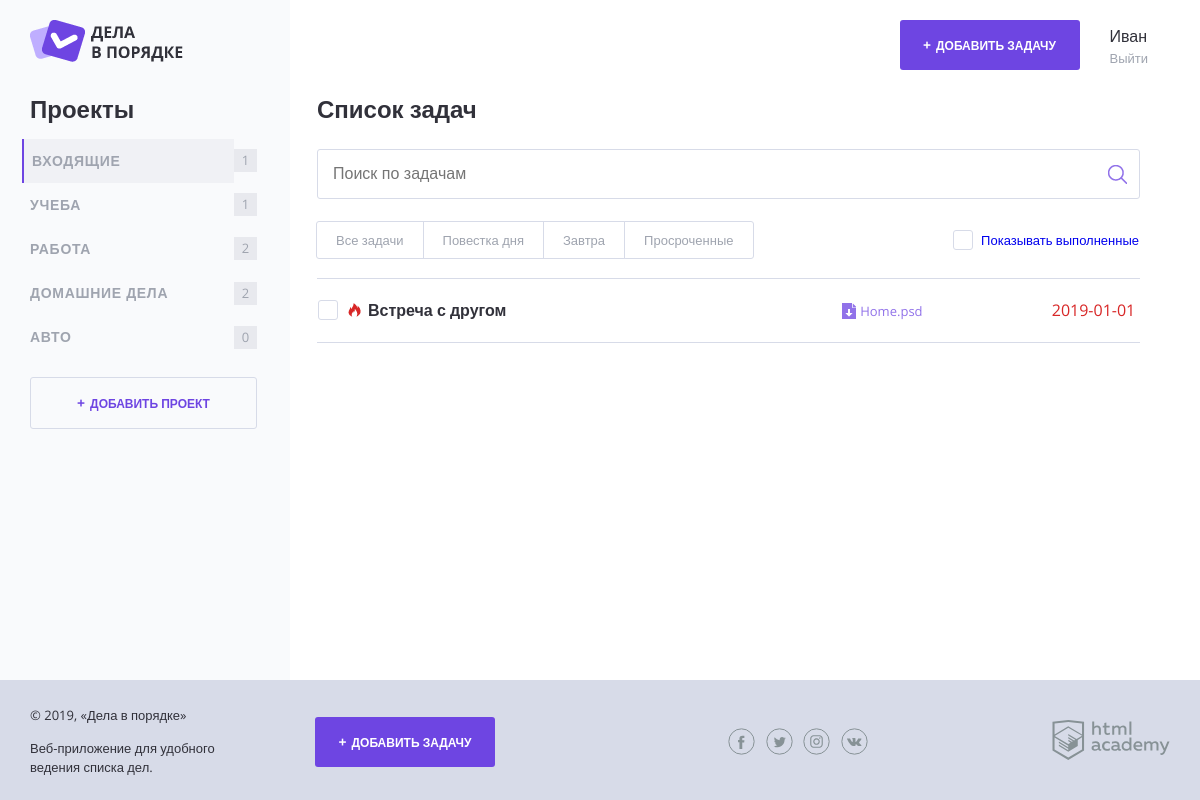
/index.php?project_id=1 (signed in), run on the app's committed database.
### tables this page shows
CREATE TABLE projects (
	id INT AUTO_INCREMENT PRIMARY KEY,
	name VARCHAR (200)
);

CREATE TABLE tasks (
	id INT AUTO_INCREMENT PRIMARY KEY,
	project_id INT(10),
	user_id INT(100),
	name VARCHAR (200),
	dowloads VARCHAR(100),
	date_start DATE,
	completed BOOL,
	date_term DATE
);

### helpers.php (called while the page is built, shortened)
<?php
function include_template($name, array $data = [])
{
    $name = 'templates/' . $name;
    extract($data);
    require $name;
    $result = ob_get_clean();
    return $result;
}

### db.php (called while the page is built, shortened)
<?php
function getProjects($con)
{
    $sql = "SELECT * FROM projects ";
    $result = mysqli_query($con, $sql);
    if (!$result) {
        $error = mysqli_error($con);
        echo "Ошибка MySQL:" . $error;
        die;
    } else {
        $results = mysqli_fetch_all($result, MYSQLI_ASSOC);
        $categories = [];
    }
    foreach ($results as $result) {
        $categories[] = $result;
    }
    return $categories;
}
function getTasks($con, array $criteria = [])
{
    $sql = "SELECT * FROM tasks WHERE 1=1";
    if (!empty($criteria['project_id'])) {
        $sql .= sprintf(' AND project_id = %d', $criteria['project_id']);
    }
    if (isset($criteria['showComplete']) && $criteria['showComplete'] !== null) {
        if ($criteria['showComplete'] === false) {
            $sql .= ' AND completed = 0';
        } else {
        }
    } else {
        $sql .= ' AND completed = 0';
    }
    $result = mysqli_query($con, $sql);
    $tasks = mysqli_fetch_all($result, MYSQLI_ASSOC);
    return $tasks;
}
function projectTaskCount($con)
{
    $sql = "select project_id, COUNT(*) as tasksCount from tasks GROUP BY project_id;";
    $result = mysqli_query($con, $sql);
    $rows = mysqli_fetch_all($result, MYSQLI_ASSOC);
    $result = [];
    foreach ($rows as $row) {
        $result[$row['project_id']] = $row['tasksCount'];
    }
    return $result;
}
function layoutVars($con)
{
    $projectTaskCount = projectTaskCount($con);
    $projects = getProjects($con);
    return [
        'logged' => array_key_exists('user', $_SESSION),
        'user' => $_SESSION['user'] ?? null,
        'projects' => $projects,
        'projectTaskCount' => $projectTaskCount,
    ];
}

### functions.php (called while the page is built, shortened)
<?php
function check_date(string $date): bool
{
    $moment = strtotime($date);
    $now = time();
    $seconds = $now - $moment;
    $hours = floor($seconds / 3600);
    return $hours <= 24;
}
function esc(string $str)
{
    $text = htmlspecialchars($str);
    return $text;
}

### templates/layout.php (the view, shortened to what this page needs)
<!DOCTYPE html>
<html lang="ru">
<head>
    <link rel="stylesheet" href="css/normalize.css">
    <link rel="stylesheet" href="css/style.css">
    <link rel="stylesheet" href="css/flatpickr.min.css">
</head>
<body>
<div class="page-wrapper">
    <div class="container container--with-sidebar">
        <header class="main-header">
            <a href="/">
                <img src="img/logo.png" width="153" height="42" alt="Логотип Дела в порядке">
            </a>
            <div class="main-header__side">
                <?php if ($logged): ?>
                    <a class="main-header__side-item button button--plus open-modal" href="add.php">Добавить
                        задачу</a>
                    <div class="main-header__side-item user-menu">
                        <div class="user-menu__data">
                            <p><?= $user ['username']?></p>
                            <a href="/logout.php">Выйти</a>
                        </div>
                    </div>
                <?php else : ?>
                    <a class="main-header__side-item button button--transparent"
                       href="auth.php">Войти</a>
                <?php endif; ?>
            </div>
        </header>
        <div class="content">
            <?php if ($logged): ?>
                <section class="content__side">
                    <h2 class="content__side-heading">Проекты</h2>
                    <nav class="main-navigation">
                        <ul class="main-navigation__list">
                            <?php
                            foreach ($projects as $category): ?>
                                <li class="main-navigation__list-item">
                                    <a class="main-navigation__list-item-link
                                <?php if ($projectId === (int)$category['id']): ?>main-navigation__list-item--active <?php endif ?>"
                                       href="?project_id=<?= $category['id'] ?>"><?= esc($category['name']) ?></a>
                                    <span class="main-navigation__list-item-count">
                                    <?php if (array_key_exists($category['id'], $projectTaskCount)): ?>
                                        <?= $projectTaskCount[$category['id']] ?>
                                    <?php else: ?>
                                        0
                                    <?php endif ?>
                                </span>
                                </li>
                            <?php endforeach ?>
                        </ul>
                    </nav>
                    <a class="button button--transparent button--plus content__side-button"
                       href="project.php" target="project_add">Добавить проект</a>
                </section>
                <main class="content__main">
                    <?= $content ?>
                </main>
            <?php endif; ?>
        </div>
    </div>
</div>
<footer class="main-footer">
    <div class="container">
        <div class="main-footer__copyright">
            <p>© 2019, «Дела в порядке»</p>
            <p>Веб-приложение для удобного ведения списка дел.</p>
        </div>
        <?php if ($logged): ?>
            <a class="main-footer__button button button--plus" href="add.php">Добавить задачу</a>
        <?php endif; ?>
        <div class="main-footer__social social">
            <a class="social__link social__link--facebook" href="#">
            </a>
            <a class="social__link social__link--twitter" href="#">
            </a>
            <a class="social__link social__link--instagram" href="#">
            </a>
            <a class="social__link social__link--vkontakte" href="#">
            </a>
        </div>
        <div class="main-footer__developed-by">
            <a href="https://htmlacademy.ru/intensive/php">
                <img src="img/htmlacademy.svg" alt="HTML Academy" width="118" height="40">
            </a>
        </div>
    </div>
</footer>
</body>
</html>

### templates/index.php (shortened to what this page needs)
<h2 class="content__main-heading">Список задач</h2>
<form class="search-form" action="index.php" method="GET" autocomplete="off">
    <input class="search-form__input" type="text"
           name="search"
           value="<?= $search ?>"
           placeholder="Поиск по задачам">
    <input class="search-form__submit" type="submit" name="" value="Искать">
</form>
<div class="tasks-controls">
    <nav class="tasks-switch">
        <?php
        $filterTypes = [
            1 => 'Все задачи',
            2 => 'Повестка дня',
            3 => 'Завтра',
            4 => 'Просроченные'
        ]
        ?>
        <?php foreach ($filterTypes as $filterVal => $filterName): ?>
            <a href="/index.php?<?php if ($projectId !== null) echo 'project_id=' . $projectId . '&' ?>filter-by-date=<?= $filterVal ?>"
               class="tasks-switch__item <?php if ($filterByDate === $filterVal): ?>tasks-switch__item--active <?php endif ?>">
                <?= $filterName ?></a>
        <?php endforeach; ?>
    </nav>
    <label class="checkbox">
        <a href="/index.php?<?php if ($projectId !== null) echo 'project_id=' . $projectId . '&' ?><?php if ($filterByDate !== null) echo 'filter-by-date=' . $filterByDate . '&' ?>show_completed=<?php if ($showComplete) echo '0'; else echo '1' ?>">
            <span class="checkbox__text">Показывать выполненные</span>
        </a>
    </label>
</div>
<table class="tasks">
    <?php foreach ($tasks as $task): ?>
        <?php if ($task['completed'] === '0'): ?>
            <?php if (check_date($task['date_start'])): ?>
                <tr class="tasks__item task" >
            <?php else: ?>
                <tr class="tasks__item task  task--important">
            <?php endif ?>
            <td class="task__select">
                <label class="checkbox task__checkbox">
                    <span class="checkbox__text"><?= esc($task['name']) ?></span>
                </label>
            </td>
            <td class="task__file">
                <a class="download-link" href="/uploads/<?= $task['dowloads'] ?>"><?= $task['dowloads'] ?></a>
            </td>
            <td class="task__date"><?= $task['date_start'] ?></td>
            </tr>
        <?php endif ?>
    <?php endforeach ?>
</table>

### index.php (shortened to what this page needs)
<?php
require_once('init.php');
require_once('db.php');
$criteria = [];
$filterByDate = null;
$showComplete = null;
$criteria['showComplete'] = $showComplete;
$projectId = null;
if (!empty($_GET['project_id'])) {
    $projectId = (int)$_GET['project_id'];
    if ($projectId > 0) {
        $criteria['project_id'] = $projectId;
    }
}
$search = $_GET ['search'] ?? '';
$tasks = getTasks($con, $criteria);
$content = include_template('index.php', [
    'tasks' => $tasks,
    'projectId' => $projectId,
    'filterByDate' => $filterByDate,
    'showComplete' => $showComplete,
    'search' => $search,
]);
$layout = include_template('layout.php', array_merge([
    'title' => 'Иван Васильев',
    'projectId' => $projectId,
    'content' => $content,
], layoutVars($con)));
echo $layout;

### data on the page
projects: name "ВХОДЯЩИЕ", id "1"
projects: name "УЧЕБА", id "1"
projects: name "РАБОТА", id "2"
projects: name "ДОМАШНИЕ ДЕЛА", id "2"
projects: name "АВТО", shows "0"
tasks: name "Встреча с другом", dowloads "Home.psd", date_start "2019-01-01"

### other printed values
$user ['username'] "Иван"
$filterName "Все задачи"
$filterName "Повестка дня"
$filterName "Завтра"
$filterName "Просроченные"
